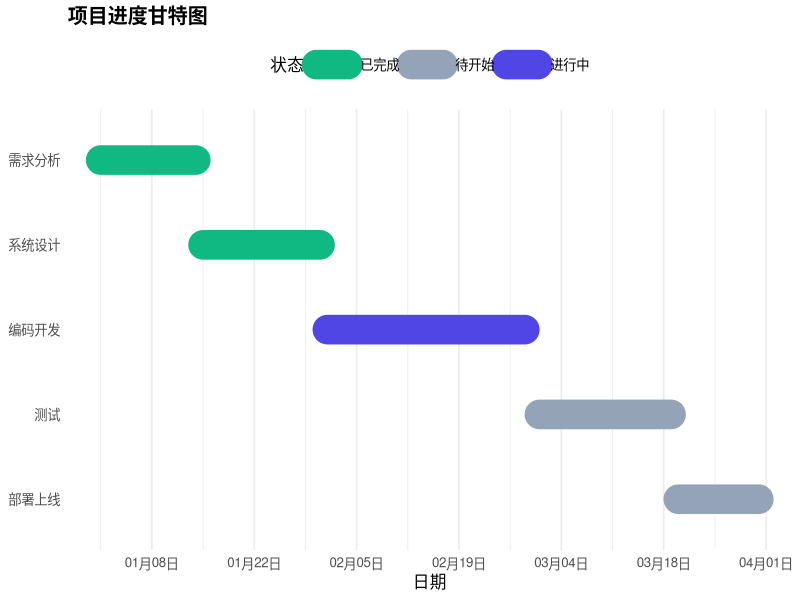
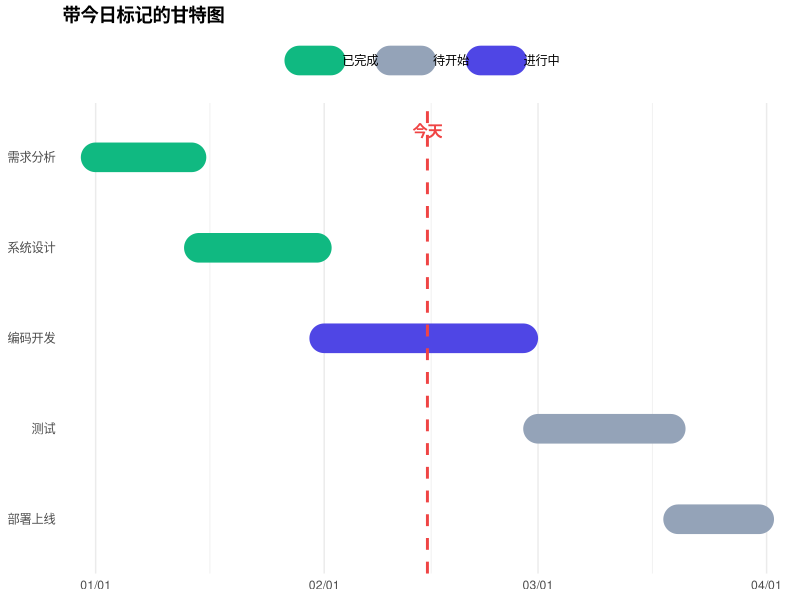

These charts were generated, in order, by the following R code:
## ---- chunk 1
knitr::opts_chunk$set(
    echo = TRUE, warning = FALSE, message = FALSE,
    fig.width = 10, fig.height = 5, fig.retina = 2, out.width = "100%", dpi = 150
)
## ---- chunk 2
library(ggplot2)
library(dplyr)
library(lubridate)
## ---- chunk 3
# 项目任务数据
tasks <- data.frame(
    task = c("需求分析", "系统设计", "编码开发", "测试", "部署上线"),
    start = as.Date(c("2024-01-01", "2024-01-15", "2024-02-01", "2024-03-01", "2024-03-20")),
    end = as.Date(c("2024-01-14", "2024-01-31", "2024-02-28", "2024-03-19", "2024-03-31")),
    status = c("已完成", "已完成", "进行中", "待开始", "待开始")
)

# 按开始时间排序
tasks <- tasks %>%
    mutate(task = factor(task, levels = rev(task)))
## ---- chunk 4
ggplot(tasks, aes(y = task)) +
    geom_segment(aes(x = start, xend = end, yend = task, color = status),
        linewidth = 10, lineend = "round"
    ) +
    scale_color_manual(values = c("已完成" = "#10b981", "进行中" = "#4f46e5", "待开始" = "#94a3b8")) +
    scale_x_date(date_labels = "%m月%d日", date_breaks = "2 weeks") +
    labs(
        title = "项目进度甘特图",
        x = "日期",
        y = NULL,
        color = "状态"
    ) +
    theme_minimal(base_size = 12) +
    theme(
        plot.title = element_text(face = "bold"),
        legend.position = "top",
        panel.grid.major.y = element_blank()
    )
## ---- chunk 5
today <- as.Date("2024-02-15")

ggplot(tasks, aes(y = task)) +
    geom_segment(aes(x = start, xend = end, yend = task, color = status),
        linewidth = 10, lineend = "round"
    ) +
    geom_vline(xintercept = today, linetype = "dashed", color = "#ef4444", linewidth = 1) +
    annotate("text", x = today, y = 5.3, label = "今天", color = "#ef4444", fontface = "bold") +
    scale_color_manual(values = c("已完成" = "#10b981", "进行中" = "#4f46e5", "待开始" = "#94a3b8")) +
    scale_x_date(date_labels = "%m/%d") +
    labs(title = "带今日标记的甘特图", x = NULL, y = NULL, color = NULL) +
    theme_minimal() +
    theme(
        plot.title = element_text(face = "bold"),
        legend.position = "top",
        panel.grid.major.y = element_blank()
    )
